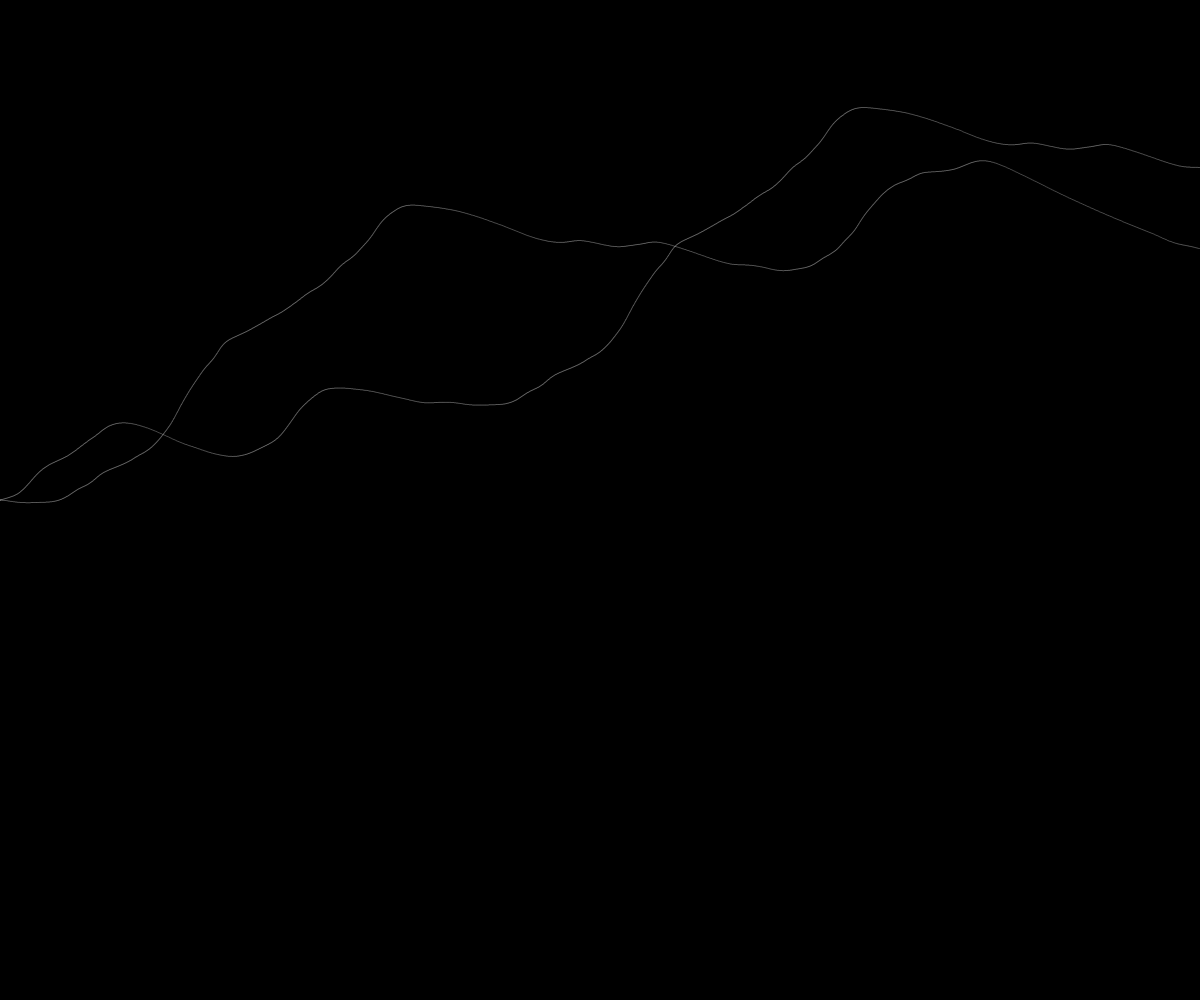
Frame 1 (no input)
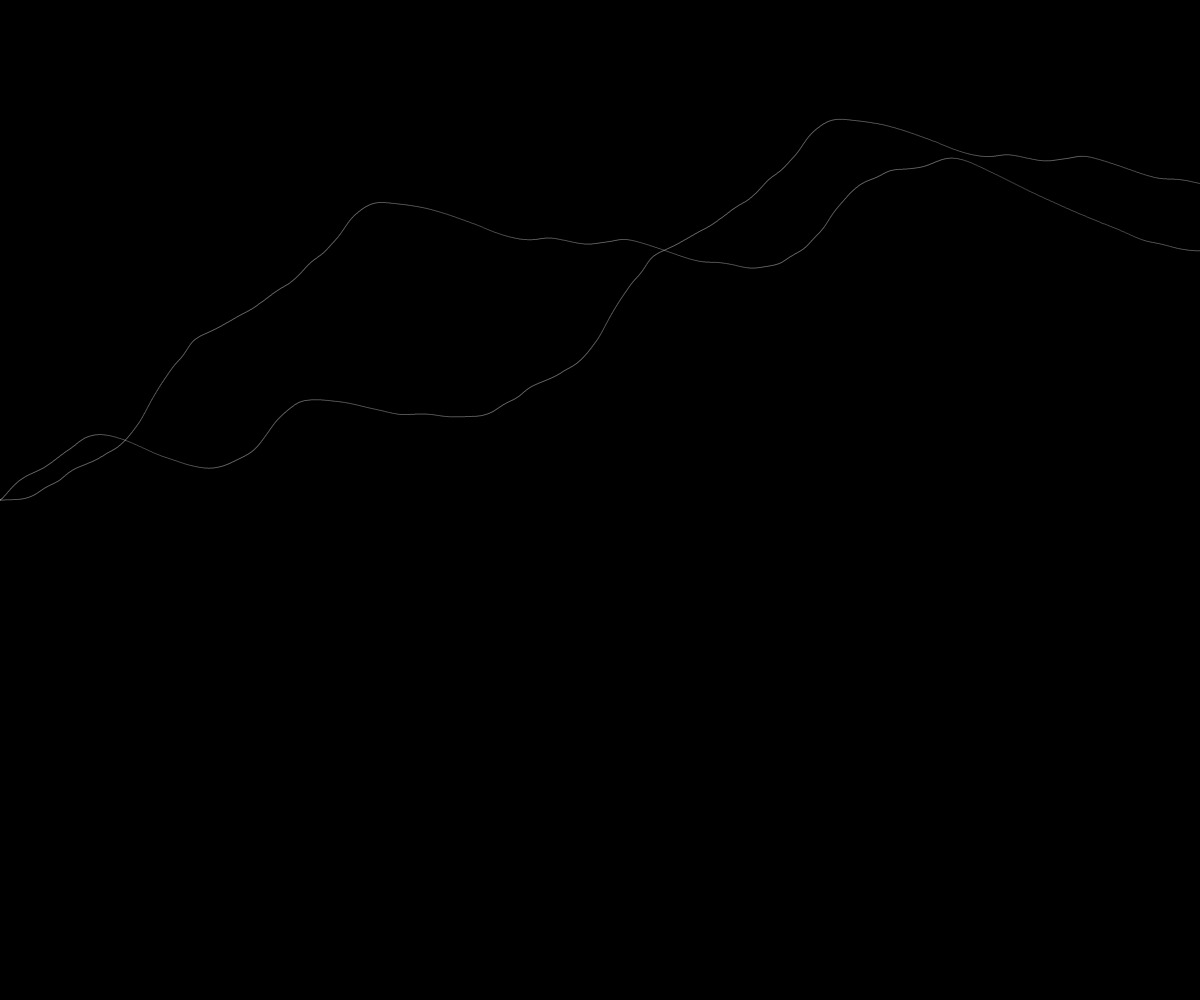
Frame 60 (no input)
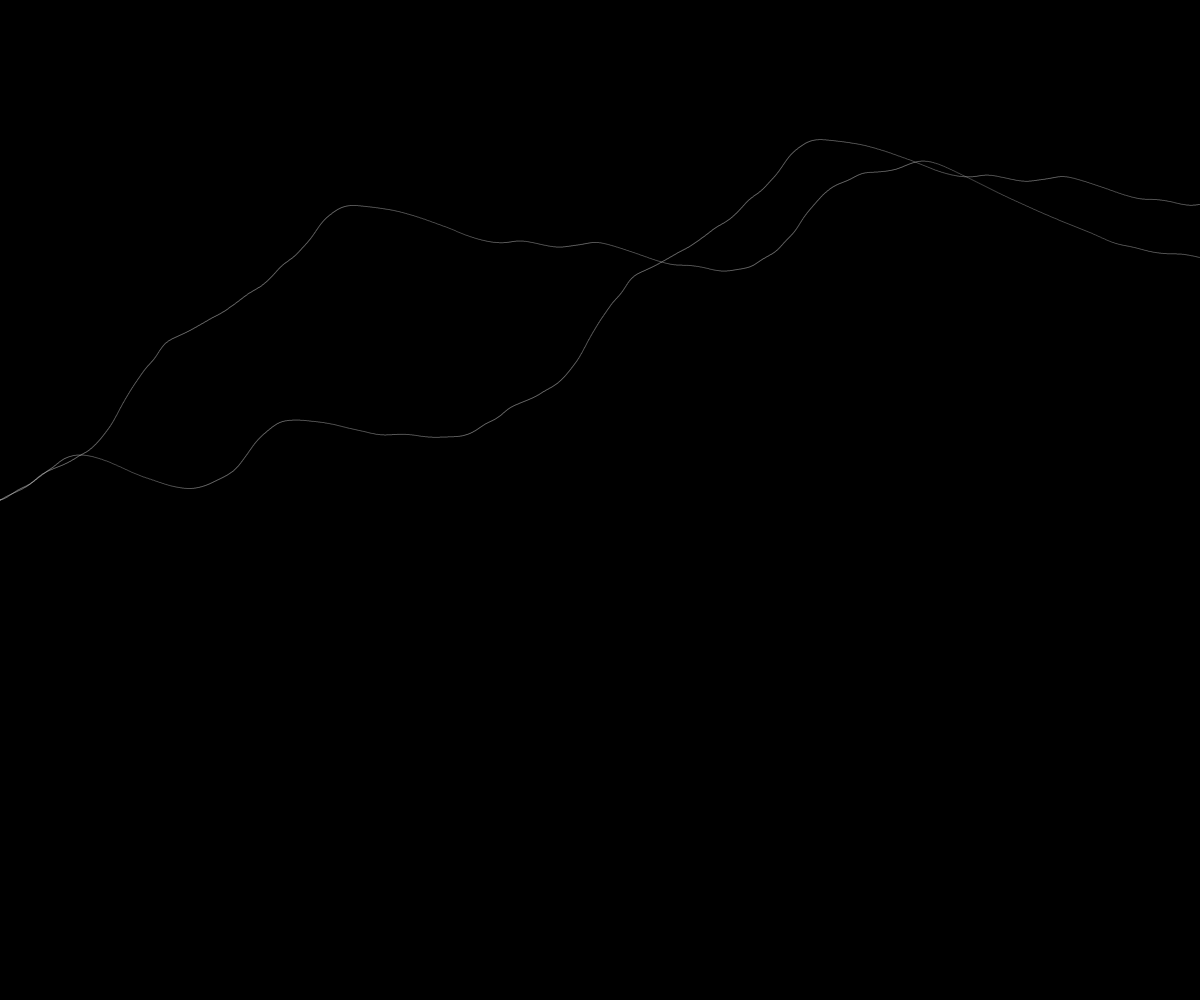
Frame 120 (the mouse pressed at the canvas centre since frame 60)

The p5.js sketch that drew these frames (run headless with seeded random() and noise() and a simulated clock; from frame 60 on, the mouse is pressed at the canvas centre):

// p5.js sketch
// ── sketch.js
var NoiseScale = 0.004;
var NoiseOffsetX = 0;
var NoiseOffsetY = 0;
var i = 0;
var z = 0;

function setup() {
  // uncomment this line to make the canvas the full size of the window
  createCanvas(windowWidth, windowHeight);
  background(0);
  // smooth();
}

function draw() {
  // draw stuff here
	background(0);

    stroke(255,255, 255, 64);

	// noiseOffsetXOne += 5;
 //    noiseOffsetYOne += 7.1;
    var streamOne = new stream(0, 0);
    streamOne.update();
    var streamTwo = new stream(1000, 1000);
    streamTwo.update();
    i++;
}


function stream(noiseX, noiseY) {
  var x = 0;
  var y = windowHeight/2.0;
  // var y = random(windowHeight);
  var vx = 0;
  var vy = 0;
  var pcnt = 100;

	  this.update = function() {
	  	while ( (x >= 0) && (x < windowWidth) && (y < windowHeight) && (y >= 0)) {
	    point(x, y);

	    var xNoise = noise((pcnt + noiseX + frameCount) * NoiseScale);
	    var yNoise = noise((pcnt + noiseY + frameCount) * NoiseScale);

	    vx = ((2 * vx) + 1 + map(xNoise, 0, 1, -1, 1)) / 4;
	    vy = ((3 * vy) + map(yNoise, 0, 1, -1, 1)) / 4;
	    // println(pcnt);
	    x += vx;
	    y += vy;
	    pcnt++;
	    // println(x);
	  }
  }
  
  
}
// ── sketch2.js
var cellArray = new Array(new Array());
var cellSize = 40;
var numX;
var numY;
var width = 200;
var height = 100;

function setup() {
  // uncomment this line to make the canvas the full size of the window
  createCanvas(windowWidth, windowHeight);
  background(0);
  frameRate(30);
  // stroke(0);
  noStroke();

  numX = ceil(windowWidth/cellSize);
  numY = ceil(windowHeight/cellSize);
  restart();

  // smooth();
}

function draw() {


  for (x = 0; x < numX; x++) {
    for (y = 0; y < numY; y++) {
      cellArray[x][y].calcNextState();
    }
  }

  translate(cellSize/2, cellSize/2);

  for (x = 0; x < numX; x++) {
    for (y = 0; y < numY; y++) {
      cellArray[x][y].drawMe();
    }
  }

}


function cell(initX, initY) {
  var x = initX * cellSize;
  var y = initY * cellSize;
  var nextState = ((x / windowWidth) + (y / windowHeight)) * cellSize;
  if (nextState > 255) {
    nextState = 255;
  }
  // var nextState = random(255);
  var state = nextState;
  var lastState = 0;
  var neighbors = [];


  this.addNeighbor = function(neighbor) {
    neighbors.push(neighbor);
  }

  this.returnState = function() {
    return state;
  }

  this.calcNextState = function() {
    var total = 0;

    for (i = 0; i < neighbors.length; i++) {
      total += neighbors[i].returnState();
    }

    var average = total / 8;

    if (average >= 255) {
      // nextState = 0; // only happens towards the beginning
      // Not sure about this
      if (random(10) > 5) {
        nextState = 0;
      }

    } else if (floor(average) == 0) {
      // Not sure about this
      nextState = random(255);

    } else {
      nextState = state + (average*.95);
      
      if (lastState > 0) {
        nextState -= lastState;
      }

      if (nextState > 255) { 
        nextState = 255;

      } else if (nextState < 0) {
        nextState = 0;
      }

    }
    
    lastState = state;
  }


  this.drawMe = function() {
    state = nextState;

    fill(state);
    rect(x - cellSize/2, y - cellSize/2, cellSize, cellSize); // fill frame
  }
}


function restart() {
  cellArray = [];

  for (x = 0; x < numX; x++) {
    cellArray[x] = [];

    for (y = 0; y < numY; y++) {
      var newCell = new cell(x, y);
      cellArray[x][y] = newCell;
    }

  }

  for (x = 0; x < numX; x++) {
    for (y = 0; y < numY; y++) {

      var above = y - 1;
      var below = y + 1;
      var left = x - 1;
      var right = x + 1;

      if (above < 0) {
        above = numY - 1;
      }
      if (below == numY) {
        below = 0;
      }
      if (left < 0) {
        left = numX - 1;
      }
      if (right == numX) {
        right = 0;
      }

      cellArray[x][y].addNeighbor(cellArray[left][above]);
      cellArray[x][y].addNeighbor(cellArray[left][y]);
      cellArray[x][y].addNeighbor(cellArray[left][below]);
      cellArray[x][y].addNeighbor(cellArray[x][below]);
      cellArray[x][y].addNeighbor(cellArray[right][below]);
      cellArray[x][y].addNeighbor(cellArray[right][y]);
      cellArray[x][y].addNeighbor(cellArray[right][above]);
      cellArray[x][y].addNeighbor(cellArray[x][above]);
    }
  }
}
